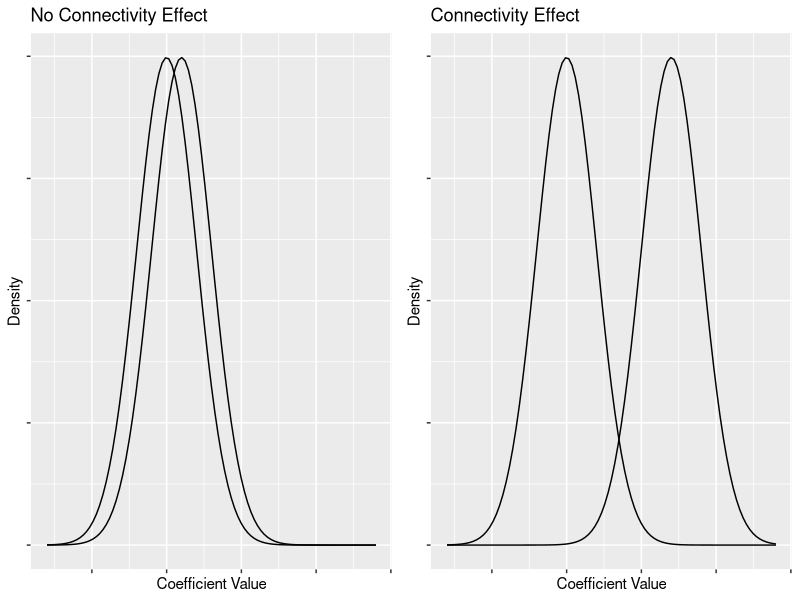

Write the R code that produced this figure.
library(ggplot2)
library(cowplot)

x_values <- data.frame(x = c(-3, 3))

dnorm_shift_small <- function(x){
  dnorm(x, mean = 0.5)
}

dnorm_shift_big <- function(x){
  dnorm(x, mean = 3.5)
}

gg_base <- ggplot(x_values, aes(x)) +
  theme(axis.text = element_blank()) +
  ylab("Density") + xlab("Coefficient Value") +
  xlim(-4, 7)

plot_grid(
  gg_base +
    stat_function(fun = dnorm) +
    stat_function(fun = dnorm_shift_small) +
    ggtitle("No Connectivity Effect"),
  gg_base +
    stat_function(fun = dnorm) +
    stat_function(fun = dnorm_shift_big) +
    ggtitle("Connectivity Effect")
)
